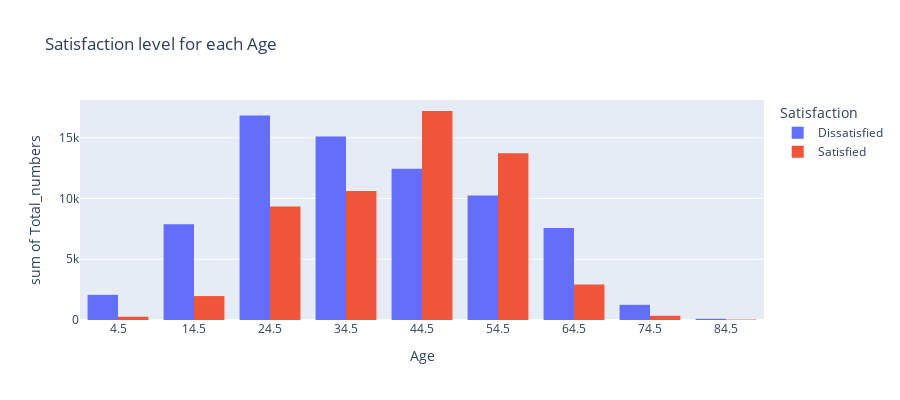

Notebook source saved alongside this figure:
### Code cell
data = df.groupby(['Age','Satisfaction'])['Satisfaction'].count().reset_index(name='Total_numbers')

fig = px.histogram(data, x="Age", y="Total_numbers",
             color='Satisfaction', title= 'Satisfaction level for each Age',barmode='group',
             height=400)
fig.show()

### Figure 1 — Plotly figure (JSON) as saved in the notebook; plotly's stock layout.template omitted (floating-point values rounded to 4 significant figures)
{"data": [{"alignmentgroup": "True", "bingroup": "x", "histfunc": "sum", "hovertemplate": "Satisfaction=Dissatisfied<br>Age=%{x}<br>sum of Total_numbers=%{y}<extra></extra>", "legendgroup": "Dissatisfied", "marker": {"color": "#636efa", "pattern": {"shape": ""}}, "name": "Dissatisfied", "offsetgroup": "Dissatisfied", "orientation": "v", "showlegend": true, "type": "histogram", "x": [7, 8, 9, 10, 11, 12, 13, 14, 15, 16, 17, 18, 19, 20, 21, 22, 23, 24, 25, 26, 27, 28, 29, 30, 31, 32, 33, 34, 35, 36, 37, 38, 39, 40, 41, 42, 43, 44, 45, 46, 47, 48, 49, 50, 51, 52, 53, 54, 55, 56, 57, 58, 59, 60, 61, 62, 63, 64, 65, 66, 67, 68, 69, 70, 71, 72, 73, 74, 75, 76, 77, 78, 79, 80, 85], "xaxis": "x", "y": [620, 716, 734, 711, 707, 660, 671, 736, 819, 910, 916, 920, 820, 1315, 1300, 1774, 1785, 1707, 2347, 1917, 1833, 1322, 1533, 1533, 1124, 1168, 1404, 1369, 1496, 1850, 1785, 1658, 1704, 1376, 1207, 1292, 1241, 1322, 1240, 1101, 1219, 1245, 1194, 1142, 1035, 1073, 977, 1064, 1027, 987, 985, 979, 973, 948, 820, 845, 703, 711, 771, 704, 694, 680, 687, 668, 85, 176, 43, 37, 50, 36, 85, 30, 38, 79, 19], "yaxis": "y"}, {"alignmentgroup": "True", "bingroup": "x", "histfunc": "sum", "hovertemplate": "Satisfaction=Satisfied<br>Age=%{x}<br>sum of Total_numbers=%{y}<extra></extra>", "legendgroup": "Satisfied", "marker": {"color": "#EF553B", "pattern": {"shape": ""}}, "name": "Satisfied", "offsetgroup": "Satisfied", "orientation": "v", "showlegend": true, "type": "histogram", "x": [7, 8, 9, 10, 11, 12, 13, 14, 15, 16, 17, 18, 19, 20, 21, 22, 23, 24, 25, 26, 27, 28, 29, 30, 31, 32, 33, 34, 35, 36, 37, 38, 39, 40, 41, 42, 43, 44, 45, 46, 47, 48, 49, 50, 51, 52, 53, 54, 55, 56, 57, 58, 59, 60, 61, 62, 63, 64, 65, 66, 67, 68, 69, 70, 71, 72, 73, 74, 75, 76, 77, 78, 79, 80, 85], "xaxis": "x", "y": [65, 81, 125, 111, 130, 134, 135, 124, 187, 246, 309, 303, 290, 563, 602, 1157, 1150, 1129, 1164, 905, 948, 826, 902, 988, 883, 760, 930, 829, 902, 1017, 1096, 1220, 1988, 1833, 1882, 1725, 1700, 1782, 1699, 1670, 1669, 1644, 1595, 1437, 1576, 1526, 1400, 1333, 1312, 1323, 1349, 1235, 1233, 1213, 325, 226, 244, 197, 167, 166, 129, 143, 112, 98, 29, 73, 24, 24, 26, 24, 21, 14, 14, 31, 6], "yaxis": "y"}], "layout": {"barmode": "group", "height": 400, "legend": {"title": {"text": "Satisfaction"}, "tracegroupgap": 0}, "title": {"text": "Satisfaction level for each Age"}, "xaxis": {"anchor": "y", "domain": [0, 1], "title": {"text": "Age"}}, "yaxis": {"anchor": "x", "domain": [0, 1], "title": {"text": "sum of Total_numbers"}}}}
